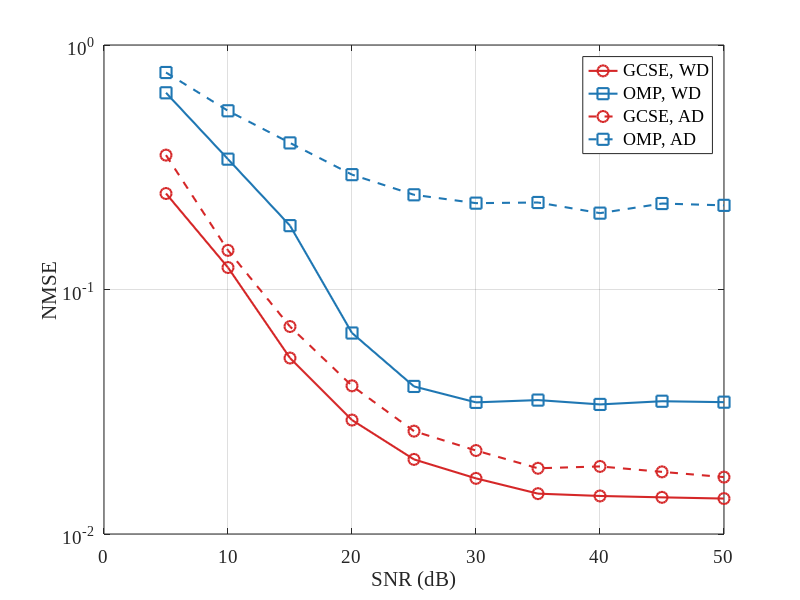

Write MATLAB code to recreate this figure.
% clear
close all;
clc
% basic setting
% bueatiful color scheme
colors = ...
 1/256*[ 31,119,180; % 1 默认蓝色
        255,127,14;  % 2 橘色
         44,160,44;  % 3 绿色
        214,39,40;   % 4 红色
        148,103,189; % 5 紫色
        140,86,75;   % 6 棕色 
       227,119,194;  % 7 粉色
       127,127,127;  % 8 灰色
       188,189,34;   % 9 青棕
       23,190,207;   % 10 淡蓝
       26,85,255;    % 11 鲜蓝色
       ];

% marker list
markers = {'o','s','d','^','v','>','<','p','h','+','x','*'};

% line style
linestyles = {'-','--',':','-.'};

GCSE_WD_color = colors(4,:);
OMP_WD_color = colors(1,:);
GCSE_AD_color = colors(4,:);
OMP_AD_color = colors(1,:);

U_GCSE_WD_color = colors(7,:);
U_OMP_WD_color = colors(10,:);
U_GCSE_AD_color = colors(7,:);
U_OMP_AD_color = colors(10,:);

GCSE_WD_marker = markers{1};
OMP_WD_marker = markers{2};
GCSE_AD_marker = markers{1};
OMP_AD_marker = markers{2};

GCSE_WD_linestyle = linestyles{1};
OMP_WD_linestyle = linestyles{1};
GCSE_AD_linestyle = linestyles{2};
OMP_AD_linestyle = linestyles{2};

% linewidth
linewidth = 1.5;

% marker size
markersize = 8;

% set global font and fontsize
set(0,'DefaultAxesFontName','Times New Roman');
set(0,'DefaultAxesFontSize',14);
% data load
load('NMSE_vs_SNR.mat');
% 1st col, 2nd col, 3rd col, 4th col, 5th col
% GCSE_WD, OMP_WD,  GCSE_AD, OMP_AD,  SNR

GCSE_WD_data = NMSE_vs_SNR(:,1);
OMP_WD_data = NMSE_vs_SNR(:,2);
GCSE_AD_data = NMSE_vs_SNR(:,3);
OMP_AD_data = NMSE_vs_SNR(:,4);
SNR_list = NMSE_vs_SNR(:,5);

% plot
figure(1);
plot(SNR_list,...
        GCSE_WD_data,...
        'Color',GCSE_WD_color,...
        'Marker',GCSE_WD_marker,...
        'LineStyle',GCSE_WD_linestyle,...
        'LineWidth',linewidth,...
        'MarkerSize',markersize);
hold on;

plot(SNR_list,...
        OMP_WD_data,...
        'Color',OMP_WD_color,...
        'Marker',OMP_WD_marker,...
        'LineStyle',OMP_WD_linestyle,...
        'LineWidth',linewidth,...
        'MarkerSize',markersize);
hold on;

plot(SNR_list,...
        GCSE_AD_data,...
        'Color',GCSE_AD_color,...
        'Marker',GCSE_AD_marker,...
        'LineStyle',GCSE_AD_linestyle,...
        'LineWidth',linewidth,...
        'MarkerSize',markersize);
hold on;

plot(SNR_list,...
        OMP_AD_data,...
        'Color',OMP_AD_color,...
        'Marker',OMP_AD_marker,...
        'LineStyle',OMP_AD_linestyle,...
        'LineWidth',linewidth,...
        'MarkerSize',markersize);

grid on;
xlabel('SNR (dB)');
ylabel('NMSE');
% set log scale
set(gca,'YScale','log');

legend('GCSE, WD','OMP, WD','GCSE, AD','OMP, AD','Location','NorthEast');
